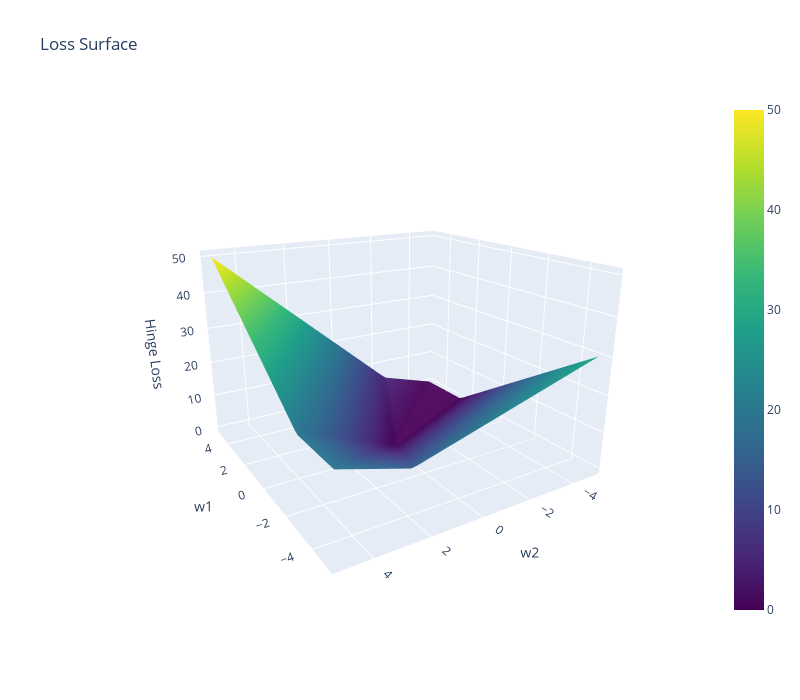

The cell this chart's notebook holds for it:
### Code cell
loss_plot_3d(np.linspace(-5, 5, 50), np.linspace(-5, 5, 50), hinge_loss, X, y)

### Figure 1 — Plotly figure (JSON) as saved in the notebook; plotly's stock layout.template omitted (floating-point values rounded to 4 significant figures; data arrays with more than 128 entries replaced by an {"elided": "..."} marker saying what was removed)
{"data": [{"colorscale": [[0, "#440154"], [0.1111, "#482878"], [0.2222, "#3e4989"], [0.3333, "#31688e"], [0.4444, "#26828e"], [0.5556, "#1f9e89"], [0.6667, "#35b779"], [0.7778, "#6ece58"], [0.8889, "#b5de2b"], [1, "#fde725"]], "type": "surface", "x": [-5, -4.796, -4.592, -4.388, -4.184, -3.98, -3.776, -3.571, -3.367, -3.163, -2.959, -2.755, -2.551, -2.347, -2.143, -1.939, -1.735, -1.531, -1.327, -1.122, -0.9184, -0.7143, -0.5102, -0.3061, -0.102, 0.102, 0.3061, 0.5102, 0.7143, 0.9184, 1.122, 1.327, 1.531, 1.735, 1.939, 2.143, 2.347, 2.551, 2.755, 2.959, 3.163, 3.367, 3.571, 3.776, 3.98, 4.184, 4.388, 4.592, 4.796, 5], "y": [-5, -4.796, -4.592, -4.388, -4.184, -3.98, -3.776, -3.571, -3.367, -3.163, -2.959, -2.755, -2.551, -2.347, -2.143, -1.939, -1.735, -1.531, -1.327, -1.122, -0.9184, -0.7143, -0.5102, -0.3061, -0.102, 0.102, 0.3061, 0.5102, 0.7143, 0.9184, 1.122, 1.327, 1.531, 1.735, 1.939, 2.143, 2.347, 2.551, 2.755, 2.959, 3.163, 3.367, 3.571, 3.776, 3.98, 4.184, 4.388, 4.592, 4.796, 5], "z": {"elided": "50x50 float values"}}], "layout": {"autosize": true, "height": 700, "scene": {"aspectmode": "manual", "aspectratio": {"x": 1, "y": 1, "z": 0.7}, "camera": {"eye": {"x": -1.743, "y": 1.071, "z": 0.71}, "up": {"x": 0, "y": 0, "z": 1}}, "xaxis": {"gridcolor": "rgb(255, 255, 255)", "showbackground": true, "title": {"text": "w1"}, "zerolinecolor": "rgb(255, 255, 255)"}, "yaxis": {"gridcolor": "rgb(255, 255, 255)", "showbackground": true, "title": {"text": "w2"}, "zerolinecolor": "rgb(255, 255, 255)"}, "zaxis": {"gridcolor": "rgb(255, 255, 255)", "showbackground": true, "title": {"text": "Hinge Loss"}, "zerolinecolor": "rgb(255, 255, 255)"}}, "title": {"text": "Loss Surface"}, "width": 800}}
